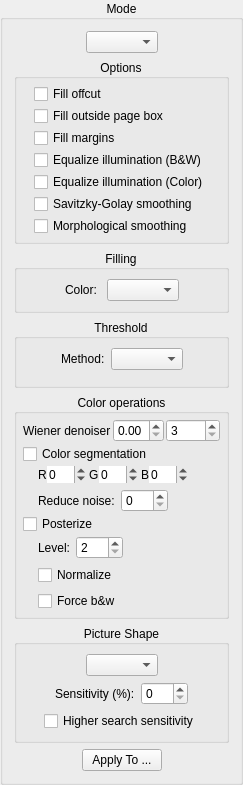
    <widget class="CollapsibleGroupBox" name="modePanel">
     <property name="title">
      <string>Mode</string>
     </property>
     <property name="alignment">
      <set>Qt::AlignCenter</set>
     </property>
     <property name="flat">
      <bool>false</bool>
     </property>
     <property name="checkable">
      <bool>false</bool>
     </property>
     <layout class="QVBoxLayout" name="verticalLayout_6">
      <item>
       <layout class="QHBoxLayout" name="horizontalLayout_2">
        <item>
         <spacer name="horizontalSpacer">
          <property name="orientation">
           <enum>Qt::Horizontal</enum>
          </property>
          <property name="sizeHint" stdset="0">
           <size>
            <width>1</width>
            <height>1</height>
           </size>
          </property>
         </spacer>
        </item>
        <item>
         <widget class="QComboBox" name="colorModeSelector"/>
        </item>
        <item>
         <spacer name="horizontalSpacer_2">
          <property name="orientation">
           <enum>Qt::Horizontal</enum>
          </property>
          <property name="sizeHint" stdset="0">
           <size>
            <width>1</width>
            <height>1</height>
           </size>
          </property>
         </spacer>
        </item>
       </layout>
      </item>
      <item>
       <widget class="CollapsibleGroupBox" name="commonOptions">
        <property name="styleSheet">
         <string notr="true"/>
        </property>
        <property name="title">
         <string>Options</string>
        </property>
        <property name="alignment">
         <set>Qt::AlignCenter</set>
        </property>
        <layout class="QHBoxLayout" name="horizontalLayout_6">
         <property name="leftMargin">
          <number>0</number>
         </property>
         <property name="topMargin">
          <number>0</number>
         </property>
         <property name="rightMargin">
          <number>0</number>
         </property>
         <property name="bottomMargin">
          <number>0</number>
         </property>
         <item>
          <spacer name="horizontalSpacer_13">
           <property name="orientation">
            <enum>Qt::Horizontal</enum>
           </property>
           <property name="sizeHint" stdset="0">
            <size>
             <width>1</width>
             <height>1</height>
            </size>
           </property>
          </spacer>
         </item>
         <item>
          <layout class="QVBoxLayout" name="verticalLayout_12">
           <property name="spacing">
            <number>2</number>
           </property>
           <property name="leftMargin">
            <number>5</number>
           </property>
           <property name="topMargin">
            <number>5</number>
           </property>
           <property name="rightMargin">
            <number>5</number>
           </property>
           <property name="bottomMargin">
            <number>5</number>
           </property>
           <item>
            <widget class="QCheckBox" name="fillOffcutCB">
             <property name="text">
              <string>Fill offcut</string>
             </property>
            </widget>
           </item>
           <item>
            <widget class="QCheckBox" name="fillOutsidePageBoxCB">
             <property name="toolTip">
              <string>Fill the full output page rectangle with the background color outside the page content, instead of following offcut geometry.</string>
             </property>
             <property name="text">
              <string>Fill outside page box</string>
             </property>
            </widget>
           </item>
           <item>
            <widget class="QCheckBox" name="fillMarginsCB">
             <property name="text">
              <string>Fill margins</string>
             </property>
            </widget>
           </item>
           <item>
            <widget class="QCheckBox" name="equalizeIlluminationCB">
             <property name="toolTip">
              <string>Normalize illumination before binarization.</string>
             </property>
             <property name="text">
              <string>Equalize illumination (B&amp;&amp;W)</string>
             </property>
            </widget>
           </item>
           <item>
            <widget class="QCheckBox" name="equalizeIlluminationColorCB">
             <property name="toolTip">
              <string>Normalize illumination in color mode / in picture zones in mixed mode.</string>
             </property>
             <property name="text">
              <string>Equalize illumination (Color)</string>
             </property>
            </widget>
           </item>
           <item>
            <widget class="QCheckBox" name="savitzkyGolaySmoothingCB">
             <property name="text">
              <string>Savitzky-Golay smoothing</string>
             </property>
            </widget>
           </item>
           <item>
            <widget class="QCheckBox" name="morphologicalSmoothingCB">
             <property name="text">
              <string>Morphological smoothing</string>
             </property>
            </widget>
           </item>
          </layout>
         </item>
         <item>
          <spacer name="horizontalSpacer_14">
           <property name="orientation">
            <enum>Qt::Horizontal</enum>
           </property>
           <property name="sizeHint" stdset="0">
            <size>
             <width>1</width>
             <height>1</height>
            </size>
           </property>
          </spacer>
         </item>
        </layout>
       </widget>
      </item>
      <item>
       <widget class="CollapsibleGroupBox" name="fillingOptions">
        <property name="title">
         <string>Filling</string>
        </property>
        <property name="alignment">
         <set>Qt::AlignCenter</set>
        </property>
        <property name="flat">
         <bool>false</bool>
        </property>
        <layout class="QVBoxLayout" name="verticalLayout_10">
         <item>
          <layout class="QHBoxLayout" name="horizontalLayout_23">
           <item>
            <spacer name="horizontalSpacer_43">
             <property name="orientation">
              <enum>Qt::Horizontal</enum>
             </property>
             <property name="sizeHint" stdset="0">
              <size>
               <width>1</width>
               <height>1</height>
              </size>
             </property>
            </spacer>
           </item>
           <item>
            <widget class="QLabel" name="fillingColorLabel">
             <property name="text">
              <string>Color: </string>
             </property>
            </widget>
           </item>
           <item>
            <widget class="QComboBox" name="fillingColorBox"/>
           </item>
           <item>
            <spacer name="horizontalSpacer_44">
             <property name="orientation">
              <enum>Qt::Horizontal</enum>
             </property>
             <property name="sizeHint" stdset="0">
              <size>
               <width>1</width>
               <height>1</height>
              </size>
             </property>
            </spacer>
           </item>
          </layout>
         </item>
        </layout>
       </widget>
      </item>
      <item>
       <widget class="CollapsibleGroupBox" name="thresholdOptions">
        <property name="title">
         <string>Threshold</string>
        </property>
        <property name="alignment">
         <set>Qt::AlignCenter</set>
        </property>
        <property name="flat">
         <bool>false</bool>
        </property>
        <layout class="QVBoxLayout" name="verticalLayout_11">
         <item>
          <layout class="QHBoxLayout" name="horizontalLayout_22">
           <item>
            <spacer name="horizontalSpacer_42">
             <property name="orientation">
              <enum>Qt::Horizontal</enum>
             </property>
             <property name="sizeHint" stdset="0">
              <size>
               <width>1</width>
               <height>1</height>
              </size>
             </property>
            </spacer>
           </item>
           <item>
            <widget class="QLabel" name="thresholMethodLabel">
             <property name="text">
              <string>Method:</string>
             </property>
            </widget>
           </item>
           <item>
            <widget class="QComboBox" name="thresholdMethodBox"/>
           </item>
           <item>
            <spacer name="horizontalSpacer_41">
             <property name="orientation">
              <enum>Qt::Horizontal</enum>
             </property>
             <property name="sizeHint" stdset="0">
              <size>
               <width>1</width>
               <height>1</height>
              </size>
             </property>
            </spacer>
           </item>
          </layout>
         </item>
         <item>
          <widget class="QStackedWidget" name="binarizationOptions">
           <property name="currentIndex">
            <number>1</number>
           </property>
           <widget class="QWidget" name="page"/>
           <widget class="QWidget" name="page_2"/>
          </widget>
         </item>
        </layout>
       </widget>
      </item>
      <item>
       <widget class="CollapsibleGroupBox" name="colorOperationsOptions">
        <property name="styleSheet">
         <string notr="true"/>
        </property>
        <property name="title">
         <string>Color operations</string>
        </property>
        <property name="alignment">
         <set>Qt::AlignCenter</set>
        </property>
        <layout class="QHBoxLayout" name="horizontalLayout_15">
         <property name="leftMargin">
          <number>0</number>
         </property>
         <property name="topMargin">
          <number>0</number>
         </property>
         <property name="rightMargin">
          <number>0</number>
         </property>
         <property name="bottomMargin">
          <number>0</number>
         </property>
         <item>
          <spacer name="horizontalSpacer_30">
           <property name="orientation">
            <enum>Qt::Horizontal</enum>
           </property>
           <property name="sizeHint" stdset="0">
            <size>
             <width>1</width>
             <height>1</height>
            </size>
           </property>
          </spacer>
         </item>
         <item>
          <layout class="QVBoxLayout" name="verticalLayout_14">
           <property name="spacing">
            <number>2</number>
           </property>
           <property name="leftMargin">
            <number>5</number>
           </property>
           <property name="topMargin">
            <number>5</number>
           </property>
           <property name="rightMargin">
            <number>5</number>
           </property>
           <property name="bottomMargin">
            <number>5</number>
           </property>
           <item>
            <layout class="QGridLayout" name="filterColorOptions">
             <item row="0" column="0">
              <widget class="QLabel" name="wienerLabel">
               <property name="text">
                <string>Wiener denoiser</string>
               </property>
              </widget>
             </item>
             <item row="0" column="1">
              <widget class="QDoubleSpinBox" name="wienerCoef">
               <property name="toolTip">
                <string>Value is 0.0 .. 1.0..</string>
               </property>
               <property name="minimum">
                <double>0.0</double>
               </property>
               <property name="maximum">
                <double>1.0</double>
               </property>
               <property name="singleStep">
                <double>0.01</double>
               </property>
              </widget>
             </item>
             <item row="0" column="2">
              <widget class="QSpinBox" name="wienerWindowSize">
               <property name="toolTip">
                <string>The dimensions of a pixel neighborhood to consider.</string>
               </property>
               <property name="minimum">
                <number>3</number>
               </property>
               <property name="maximum">
                <number>9999</number>
               </property>
              </widget>
             </item>
            </layout>
           </item>
           <item>
            <widget class="QCheckBox" name="colorSegmentationCB">
             <property name="toolTip">
              <string>Split the image into color segments and colorize b&amp;w mask.</string>
             </property>
             <property name="statusTip">
              <string/>
             </property>
             <property name="text">
              <string>Color segmentation</string>
             </property>
            </widget>
           </item>
           <item>
            <widget class="QWidget" name="segmenterOptionsWidget" native="true">
             <layout class="QVBoxLayout" name="verticalLayout_19">
              <property name="leftMargin">
               <number>0</number>
              </property>
              <property name="topMargin">
               <number>0</number>
              </property>
              <property name="rightMargin">
               <number>0</number>
              </property>
              <property name="bottomMargin">
               <number>0</number>
              </property>
              <item>
               <layout class="QHBoxLayout" name="horizontalLayout_27">
                <property name="spacing">
                 <number>0</number>
                </property>
                <item>
                 <spacer name="horizontalSpacer_56">
                  <property name="orientation">
                   <enum>Qt::Horizontal</enum>
                  </property>
                  <property name="sizeType">
                   <enum>QSizePolicy::Minimum</enum>
                  </property>
                  <property name="sizeHint" stdset="0">
                   <size>
                    <width>15</width>
                    <height>1</height>
                   </size>
                  </property>
                 </spacer>
                </item>
                <item>
                 <widget class="QLabel" name="rLabel">
                  <property name="text">
                   <string>R</string>
                  </property>
                  <property name="margin">
                   <number>1</number>
                  </property>
                  <property name="indent">
                   <number>0</number>
                  </property>
                 </widget>
                </item>
                <item>
                 <widget class="QSpinBox" name="redAdjustmentSB">
                  <property name="toolTip">
                   <string>Red component adjustment. A negative value means the segmenter will be more sensitive to red and vice versa for a positive one.</string>
                  </property>
                  <property name="frame">
                   <bool>false</bool>
                  </property>
                  <property name="alignment">
                   <set>Qt::AlignLeading|Qt::AlignLeft|Qt::AlignVCenter</set>
                  </property>
                  <property name="minimum">
                   <number>-99</number>
                  </property>
                  <property name="maximum">
                   <number>99</number>
                  </property>
                  <property name="value">
                   <number>0</number>
                  </property>
                 </widget>
                </item>
                <item>
                 <widget class="QLabel" name="gLabel">
                  <property name="text">
                   <string>G</string>
                  </property>
                  <property name="margin">
                   <number>1</number>
                  </property>
                  <property name="indent">
                   <number>3</number>
                  </property>
                 </widget>
                </item>
                <item>
                 <widget class="QSpinBox" name="greenAdjustmentSB">
                  <property name="toolTip">
                   <string>Green component adjustment. A negative value means the segmenter will be more sensitive to green and vice versa for a positive one.</string>
                  </property>
                  <property name="frame">
                   <bool>false</bool>
                  </property>
                  <property name="alignment">
                   <set>Qt::AlignLeading|Qt::AlignLeft|Qt::AlignVCenter</set>
                  </property>
                  <property name="minimum">
                   <number>-99</number>
                  </property>
                  <property name="maximum">
                   <number>99</number>
                  </property>
                  <property name="value">
                   <number>0</number>
                  </property>
                 </widget>
                </item>
                <item>
                 <widget class="QLabel" name="bLabel">
                  <property name="text">
                   <string>B</string>
                  </property>
                  <property name="margin">
                   <number>1</number>
                  </property>
                  <property name="indent">
                   <number>3</number>
                  </property>
                 </widget>
                </item>
                <item>
                 <widget class="QSpinBox" name="blueAdjustmentSB">
                  <property name="toolTip">
                   <string>Blue component adjustment. A negative value means the segmenter will be more sensitive to blue and vice versa for a positive one.</string>
                  </property>
                  <property name="frame">
                   <bool>false</bool>
                  </property>
                  <property name="alignment">
                   <set>Qt::AlignLeading|Qt::AlignLeft|Qt::AlignVCenter</set>
                  </property>
                  <property name="minimum">
                   <number>-99</number>
                  </property>
                  <property name="maximum">
                   <number>99</number>
                  </property>
                  <property name="value">
                   <number>0</number>
                  </property>
                 </widget>
                </item>
                <item>
                 <spacer name="horizontalSpacer_57">
                  <property name="orientation">
                   <enum>Qt::Horizontal</enum>
                  </property>
                  <property name="sizeHint" stdset="0">
                   <size>
                    <width>1</width>
                    <height>1</height>
                   </size>
                  </property>
                 </spacer>
                </item>
               </layout>
              </item>
              <item>
               <layout class="QHBoxLayout" name="horizontalLayout_28">
                <item>
                 <spacer name="horizontalSpacer_58">
                  <property name="orientation">
                   <enum>Qt::Horizontal</enum>
                  </property>
                  <property name="sizeType">
                   <enum>QSizePolicy::Minimum</enum>
                  </property>
                  <property name="sizeHint" stdset="0">
                   <size>
                    <width>15</width>
                    <height>1</height>
                   </size>
                  </property>
                 </spacer>
                </item>
                <item>
                 <widget class="QLabel" name="reduceNoiseLabel">
                  <property name="text">
                   <string>Reduce noise:</string>
                  </property>
                 </widget>
                </item>
                <item>
                 <widget class="QSpinBox" name="reduceNoiseSB">
                  <property name="toolTip">
                   <string/>
                  </property>
                  <property name="frame">
                   <bool>true</bool>
                  </property>
                  <property name="alignment">
                   <set>Qt::AlignLeading|Qt::AlignLeft|Qt::AlignVCenter</set>
                  </property>
                  <property name="minimum">
                   <number>0</number>
                  </property>
                  <property name="maximum">
                   <number>999</number>
                  </property>
                  <property name="value">
                   <number>0</number>
                  </property>
                 </widget>
                </item>
                <item>
                 <spacer name="horizontalSpacer_59">
                  <property name="orientation">
                   <enum>Qt::Horizontal</enum>
                  </property>
                  <property name="sizeHint" stdset="0">
                   <size>
                    <width>1</width>
                    <height>1</height>
                   </size>
                  </property>
                 </spacer>
                </item>
               </layout>
              </item>
             </layout>
            </widget>
           </item>
           <item>
            <widget class="QCheckBox" name="posterizeCB">
             <property name="toolTip">
              <string>Reduce the number of colors of the output image by grouping similar colors.</string>
             </property>
             <property name="statusTip">
              <string/>
             </property>
             <property name="text">
              <string>Posterize</string>
             </property>
            </widget>
           </item>
           <item>
            <widget class="QWidget" name="posterizeOptionsWidget" native="true">
             <layout class="QVBoxLayout" name="verticalLayout_15">
              <property name="leftMargin">
               <number>0</number>
              </property>
              <property name="topMargin">
               <number>0</number>
              </property>
              <property name="rightMargin">
               <number>0</number>
              </property>
              <property name="bottomMargin">
               <number>0</number>
              </property>
              <item>
               <layout class="QHBoxLayout" name="horizontalLayout_17">
                <property name="topMargin">
                 <number>0</number>
                </property>
                <item>
                 <spacer name="horizontalSpacer_32">
                  <property name="orientation">
                   <enum>Qt::Horizontal</enum>
                  </property>
                  <property name="sizeType">
                   <enum>QSizePolicy::Minimum</enum>
                  </property>
                  <property name="sizeHint" stdset="0">
                   <size>
                    <width>15</width>
                    <height>1</height>
                   </size>
                  </property>
                 </spacer>
                </item>
                <item>
                 <widget class="QLabel" name="posterizeLevelLabel">
                  <property name="text">
                   <string>Level:</string>
                  </property>
                 </widget>
                </item>
                <item>
                 <widget class="QSpinBox" name="posterizeLevelSB">
                  <property name="toolTip">
                   <string>Lower value means lower count of colors in the output image, values between 2 and 6 inclusive guarantee an indexed image.</string>
                  </property>
                  <property name="frame">
                   <bool>true</bool>
                  </property>
                  <property name="alignment">
                   <set>Qt::AlignLeading|Qt::AlignLeft|Qt::AlignVCenter</set>
                  </property>
                  <property name="minimum">
                   <number>2</number>
                  </property>
                  <property name="maximum">
                   <number>255</number>
                  </property>
                 </widget>
                </item>
                <item>
                 <spacer name="horizontalSpacer_33">
                  <property name="orientation">
                   <enum>Qt::Horizontal</enum>
                  </property>
                  <property name="sizeHint" stdset="0">
                   <size>
                    <width>1</width>
                    <height>1</height>
                   </size>
                  </property>
                 </spacer>
                </item>
               </layout>
              </item>
              <item>
               <layout class="QHBoxLayout" name="horizontalLayout_19">
                <property name="topMargin">
                 <number>0</number>
                </property>
                <item>
                 <spacer name="horizontalSpacer_36">
                  <property name="orientation">
                   <enum>Qt::Horizontal</enum>
                  </property>
                  <property name="sizeType">
                   <enum>QSizePolicy::Minimum</enum>
                  </property>
                  <property name="sizeHint" stdset="0">
                   <size>
                    <width>15</width>
                    <height>1</height>
                   </size>
                  </property>
                 </spacer>
                </item>
                <item>
                 <widget class="QCheckBox" name="posterizeNormalizationCB">
                  <property name="toolTip">
                   <string/>
                  </property>
                  <property name="statusTip">
                   <string/>
                  </property>
                  <property name="text">
                   <string>Normalize</string>
                  </property>
                 </widget>
                </item>
                <item>
                 <spacer name="horizontalSpacer_37">
                  <property name="orientation">
                   <enum>Qt::Horizontal</enum>
                  </property>
                  <property name="sizeHint" stdset="0">
                   <size>
                    <width>1</width>
                    <height>1</height>
                   </size>
                  </property>
                 </spacer>
                </item>
               </layout>
              </item>
              <item>
               <layout class="QHBoxLayout" name="horizontalLayout_18">
                <property name="topMargin">
                 <number>0</number>
                </property>
                <item>
                 <spacer name="horizontalSpacer_34">
                  <property name="orientation">
                   <enum>Qt::Horizontal</enum>
                  </property>
                  <property name="sizeType">
                   <enum>QSizePolicy::Minimum</enum>
                  </property>
                  <property name="sizeHint" stdset="0">
                   <size>
                    <width>15</width>
                    <height>1</height>
                   </size>
                  </property>
                 </spacer>
                </item>
                <item>
                 <widget class="QCheckBox" name="posterizeForceBwCB">
                  <property name="toolTip">
                   <string>Make dark and light gray gradients black and white respectively.</string>
                  </property>
                  <property name="statusTip">
                   <string/>
                  </property>
                  <property name="text">
                   <string>Force b&amp;&amp;w</string>
                  </property>
                 </widget>
                </item>
                <item>
                 <spacer name="horizontalSpacer_35">
                  <property name="orientation">
                   <enum>Qt::Horizontal</enum>
                  </property>
                  <property name="sizeHint" stdset="0">
                   <size>
                    <width>1</width>
                    <height>1</height>
                   </size>
                  </property>
                 </spacer>
                </item>
               </layout>
              </item>
             </layout>
            </widget>
           </item>
          </layout>
         </item>
         <item>
          <spacer name="horizontalSpacer_31">
           <property name="orientation">
            <enum>Qt::Horizontal</enum>
           </property>
           <property name="sizeHint" stdset="0">
            <size>
             <width>1</width>
             <height>1</height>
            </size>
           </property>
          </spacer>
         </item>
        </layout>
       </widget>
      </item>
      <item>
       <widget class="CollapsibleGroupBox" name="pictureShapeOptions">
        <property name="title">
         <string>Picture Shape</string>
        </property>
        <property name="alignment">
         <set>Qt::AlignCenter</set>
        </property>
        <layout class="QVBoxLayout" name="verticalLayout_4">
         <item>
          <layout class="QHBoxLayout" name="horizontalLayout_13">
           <item>
            <spacer name="horizontalSpacer_23">
             <property name="orientation">
              <enum>Qt::Horizontal</enum>
             </property>
             <property name="sizeHint" stdset="0">
              <size>
               <width>1</width>
               <height>1</height>
              </size>
             </property>
            </spacer>
           </item>
           <item>
            <widget class="QComboBox" name="pictureShapeSelector"/>
           </item>
           <item>
            <spacer name="horizontalSpacer_24">
             <property name="orientation">
              <enum>Qt::Horizontal</enum>
             </property>
             <property name="sizeHint" stdset="0">
              <size>
               <width>1</width>
               <height>1</height>
              </size>
             </property>
            </spacer>
           </item>
          </layout>
         </item>
         <item>
          <widget class="QWidget" name="pictureShapeSensitivityOptions" native="true">
           <layout class="QHBoxLayout" name="horizontalLayout_14">
            <property name="leftMargin">
             <number>0</number>
            </property>
            <property name="topMargin">
             <number>0</number>
            </property>
            <property name="rightMargin">
             <number>0</number>
            </property>
            <property name="bottomMargin">
             <number>0</number>
            </property>
            <item>
             <spacer name="horizontalSpacer_27">
              <property name="orientation">
               <enum>Qt::Horizontal</enum>
              </property>
              <property name="sizeHint" stdset="0">
               <size>
                <width>1</width>
                <height>1</height>
               </size>
              </property>
             </spacer>
            </item>
            <item>
             <widget class="QLabel" name="pictureShapeSensitivityLabel">
              <property name="text">
               <string>Sensitivity (%):</string>
              </property>
             </widget>
            </item>
            <item>
             <widget class="QSpinBox" name="pictureShapeSensitivitySB">
              <property name="frame">
               <bool>true</bool>
              </property>
              <property name="minimum">
               <number>0</number>
              </property>
              <property name="maximum">
               <number>100</number>
              </property>
             </widget>
            </item>
            <item>
             <spacer name="horizontalSpacer_28">
              <property name="orientation">
               <enum>Qt::Horizontal</enum>
              </property>
              <property name="sizeHint" stdset="0">
               <size>
                <width>1</width>
                <height>1</height>
               </size>
              </property>
             </spacer>
            </item>
           </layout>
          </widget>
         </item>
         <item>
          <layout class="QHBoxLayout" name="horizontalLayout_20">
           <item>
            <spacer name="horizontalSpacer_38">
             <property name="orientation">
              <enum>Qt::Horizontal</enum>
             </property>
             <property name="sizeHint" stdset="0">
              <size>
               <width>1</width>
               <height>0</height>
              </size>
             </property>
            </spacer>
           </item>
           <item>
            <widget class="QCheckBox" name="higherSearchSensitivityCB">
             <property name="text">
              <string>Higher search sensitivity</string>
             </property>
            </widget>
           </item>
           <item>
            <spacer name="horizontalSpacer_39">
             <property name="orientation">
              <enum>Qt::Horizontal</enum>
             </property>
             <property name="sizeHint" stdset="0">
              <size>
               <width>1</width>
               <height>0</height>
              </size>
             </property>
            </spacer>
           </item>
          </layout>
         </item>
        </layout>
       </widget>
      </item>
      <item>
       <layout class="QHBoxLayout" name="horizontalLayout_5">
        <item>
         <spacer name="horizontalSpacer_9">
          <property name="orientation">
           <enum>Qt::Horizontal</enum>
          </property>
          <property name="sizeHint" stdset="0">
           <size>
            <width>1</width>
            <height>1</height>
           </size>
          </property>
         </spacer>
        </item>
        <item>
         <widget class="QPushButton" name="applyColorsButton">
          <property name="text">
           <string>Apply To ...</string>
          </property>
         </widget>
        </item>
        <item>
         <spacer name="horizontalSpacer_10">
          <property name="orientation">
           <enum>Qt::Horizontal</enum>
          </property>
          <property name="sizeHint" stdset="0">
           <size>
            <width>1</width>
            <height>1</height>
           </size>
          </property>
         </spacer>
        </item>
       </layout>
      </item>
     </layout>
    </widget>
